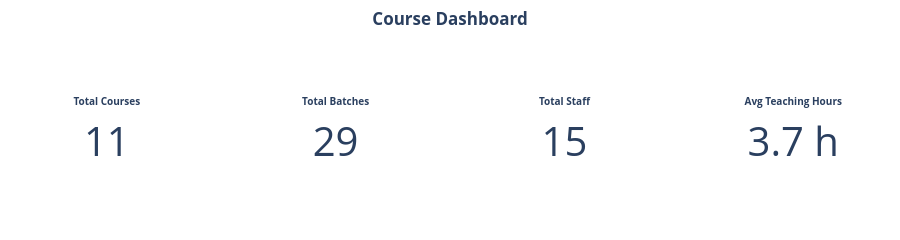

Notebook code for this chart:
### Code cell
import plotly.graph_objects as go

# ── Derived columns ──
dc['load_index']      = dc['avg_hours'] * dc['total_batches']
dc['batch_per_staff'] = (dc['total_batches'] / dc['total_staff']).round(1)

# ── KPI values ──
total_courses = dc['course'].nunique()
total_staff   = dc['total_staff'].sum()
total_batches = dc['total_batches'].sum()
avg_hours     = round(dc['avg_hours'].mean(), 1)

# ── Create figure ──
fig = go.Figure()

# Helper (standard)
def add_kpi(value, title, x_pos, suffix=""):
    fig.add_trace(go.Indicator(
        mode="number",
        value=value,
        title={"text": f"<b>{title}</b>"},
        number={
            "font": {"size": 40},
            "suffix": suffix
        },
        domain={'x': x_pos, 'y': [0, 1]}
    ))

# ── KPIs ──
add_kpi(total_courses, "Total Courses", [0.00, 0.22])
add_kpi(total_batches, "Total Bat ches", [0.26, 0.48])
add_kpi(total_staff,   "Total Staff",   [0.52, 0.74])
add_kpi(avg_hours,     "Avg Teaching Hours", [0.78, 1.00], " h")

# ── Layout ──
fig.update_layout(
    title_text="<b>Course Dashboard</b>",
    title_x=0.5,
    height=200,
    margin=dict(t=50, b=10, l=10, r=10),
    template="plotly_white"
)

fig.show()

### Figure 1 — Plotly figure (JSON) as saved in the notebook; plotly's stock layout.template omitted (floating-point values rounded to 4 significant figures)
{"data": [{"domain": {"x": [0, 0.22], "y": [0, 1]}, "mode": "number", "number": {"font": {"size": 40}, "suffix": ""}, "title": {"text": "<b>Total Courses</b>"}, "type": "indicator", "value": 11}, {"domain": {"x": [0.26, 0.48], "y": [0, 1]}, "mode": "number", "number": {"font": {"size": 40}, "suffix": ""}, "title": {"text": "<b>Total Batches</b>"}, "type": "indicator", "value": 29}, {"domain": {"x": [0.52, 0.74], "y": [0, 1]}, "mode": "number", "number": {"font": {"size": 40}, "suffix": ""}, "title": {"text": "<b>Total Staff</b>"}, "type": "indicator", "value": 15}, {"domain": {"x": [0.78, 1], "y": [0, 1]}, "mode": "number", "number": {"font": {"size": 40}, "suffix": " h"}, "title": {"text": "<b>Avg Teaching Hours</b>"}, "type": "indicator", "value": 3.7}], "layout": {"height": 200, "margin": {"b": 10, "l": 10, "r": 10, "t": 50}, "title": {"text": "<b>Course Dashboard</b>", "x": 0.5}}}
